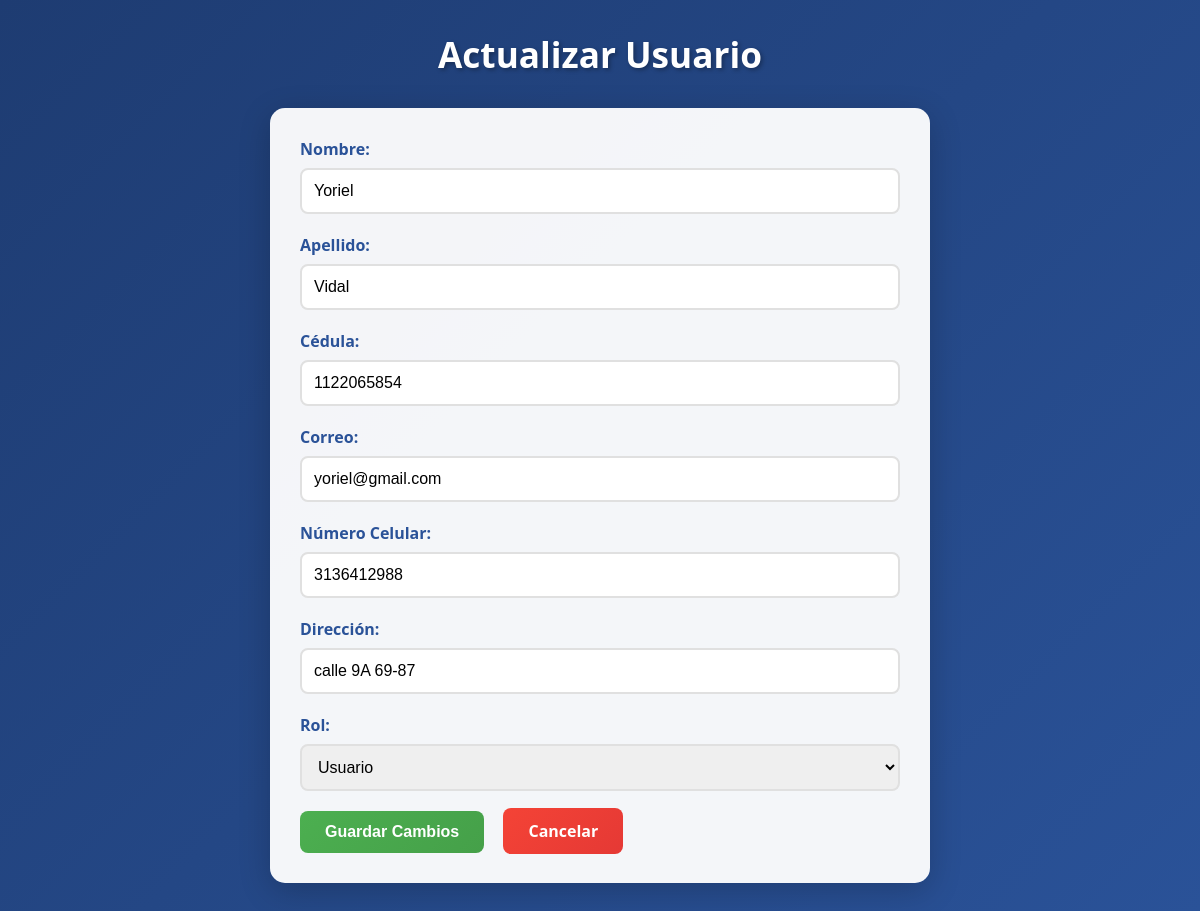
The app's page /editar_usuario/7 (signed in) with its own data.
### tables this page shows
CREATE TABLE usuarios (
    id INTEGER PRIMARY KEY AUTOINCREMENT,
    nombre TEXT NOT NULL,
    apellido TEXT NOT NULL,
    cedula TEXT UNIQUE NOT NULL CHECK(length(cedula) BETWEEN 8 AND 10),
    correo TEXT UNIQUE NOT NULL,
    numero_celular TEXT NOT NULL,
    direccion TEXT NOT NULL,
    contrasena TEXT NOT NULL,
    rol TEXT NOT NULL DEFAULT 'usuario' CHECK(rol IN ('usuario', 'admin'))
);

### app.py (the view, shortened to what this page needs)
@app.route('/editar_usuario/<int:id>', methods=['GET', 'POST'])
def editar_usuario(id):
    if 'usuario_id' not in session or session['rol'] != 'admin':
        return redirect(url_for('login'))
    conexion = sqlite3.connect('usuarios.db')
    cursor = conexion.cursor()
    if request.method == 'GET':
        try:
            cursor.execute('SELECT * FROM usuarios WHERE id = ?', (id,))
            usuario = cursor.fetchone()
            if usuario:
                return render_template('update.html', usuario=usuario)
            return "Usuario no encontrado", 404
        except sqlite3.Error as e:
            return f"Error al obtener usuario: {str(e)}"
        finally:
            conexion.close()

### templates/update.html (shortened to what this page needs)
<!DOCTYPE html>
<html lang="es">
<head>
</head>
<body>
    <h1>Actualizar Usuario</h1>
    <div class="form-container">
        <form method="POST" action="{{ url_for('editar_usuario', id=usuario[0]) }}" onsubmit="return validarFormulario()">
            <div class="form-group">
                <label for="nombre">Nombre:</label>
                <input type="text" id="nombre" name="nombre" value="{{ usuario[1] }}" required pattern="[A-Za-záéíóúÁÉÍÓÚñÑ\s]+" minlength="2" maxlength="50">
            </div>
            <div class="form-group">
                <label for="apellido">Apellido:</label>
                <input type="text" id="apellido" name="apellido" value="{{ usuario[2] }}" required pattern="[A-Za-záéíóúÁÉÍÓÚñÑ\s]+" minlength="2" maxlength="50">
            </div>
            <div class="form-group">
                <label for="cedula">Cédula:</label>
                <input type="text" id="cedula" name="cedula" value="{{ usuario[3] }}" required pattern="[0-9]{8,10}">
            </div>
            <div class="form-group">
                <label for="correo">Correo:</label>
                <input type="email" id="correo" name="correo" value="{{ usuario[4] }}" required pattern="[a-z0-9._%+-]+@[a-z0-9.-]+\.[a-z]{2,}$">
            </div>
            <div class="form-group">
                <label for="numero_celular">Número Celular:</label>
                <input type="tel" id="numero_celular" name="numero_celular" value="{{ usuario[5] }}" required pattern="[0-9]{10}">
            </div>
            <div class="form-group">
                <label for="direccion">Dirección:</label>
                <input type="text" id="direccion" name="direccion" value="{{ usuario[6] }}" required minlength="5" maxlength="100">
            </div>
            <div class="form-group">
                <label for="rol">Rol:</label>
                <select id="rol" name="rol" required>
                    <option value="usuario" {% if usuario[8] == 'usuario' %}selected{% endif %}>Usuario</option>
                </select>
            </div>
            <button type="submit" class="btn">Guardar Cambios</button>
            <a href="{{ url_for('dashboard_admin') }}" class="btn btn-cancel">Cancelar</a>
        </form>
    </div>
</body>
</html>

### templates/update.html (style rules this page uses)
body { font-family: 'Segoe UI', Tahoma, Geneva, Verdana, sans-serif; margin: 0; padding: 0; min-height: 100vh; background: linear-gradient(135deg, #1e3c72 0%, #2a5298 100%); display: flex; flex-direction: column; align-items: center; }
h1 { color: white; text-align: center; margin: 30px 0; font-size: 2.2em; text-shadow: 2px 2px 4px rgba(0,0,0,0.3); }
.form-container { background-color: rgba(255, 255, 255, 0.95); padding: 30px; border-radius: 15px; box-shadow: 0 8px 32px rgba(0,0,0,0.2); width: 90%; max-width: 600px; margin-bottom: 30px; }
.form-group { margin-bottom: 20px; }
label { display: block; margin-bottom: 8px; font-weight: 600; color: #2a5298; }
input, select { width: 100%; padding: 12px; border: 2px solid #e0e0e0; border-radius: 8px; box-sizing: border-box; font-size: 1em; transition: border-color 0.3s ease; }
.btn { background: linear-gradient(135deg, #4CAF50 0%, #45a049 100%); color: white; padding: 12px 25px; border: none; border-radius: 8px; cursor: pointer; font-size: 1em; font-weight: 600; transition: transform 0.2s, box-shadow 0.2s; }
.btn-cancel { background: linear-gradient(135deg, #f44336 0%, #e53935 100%); margin-left: 15px; text-decoration: none; }

### records on screen
usuarios: nombre "Yoriel", apellido "Vidal", cedula "1122065854", correo "yoriel@gmail.com", numero_celular "3136412988", direccion "calle 9A 69-87", rol "Usuario"
